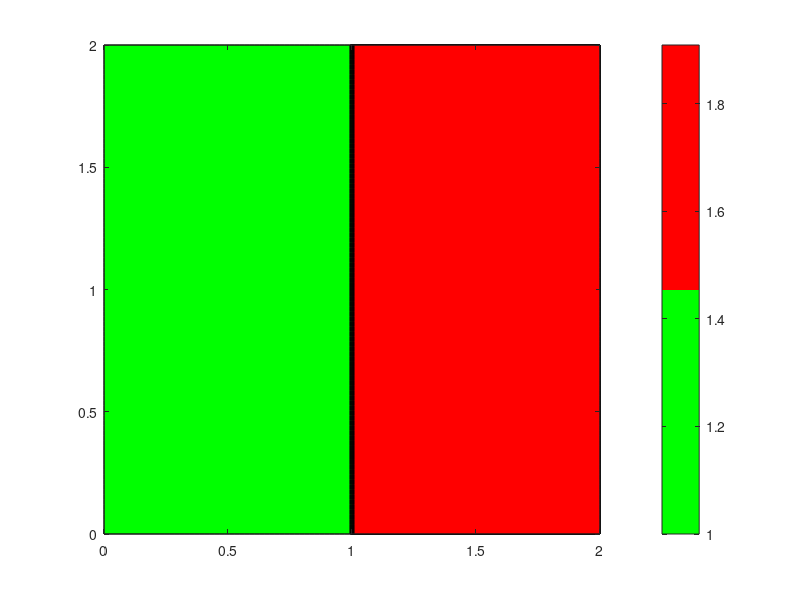

This figure's MATLAB source:
clc, clear, close all

points_x = [0, 2];
points_y = [0, 0];
interval = linspace(0, 2, 100);
[xGrid, yGrid] = meshgrid(interval, interval);
x = xGrid(:);
y = yGrid(:);
d1 = (x-points_x(1)).^2+(y-points_y(1)).^2;
d2 = (x-points_x(2)).^2+(y-points_y(2)).^2;
D = [d1, d2];
[~, idx] = min(D, [], 2);
contourf(xGrid, yGrid, ...
    reshape(idx, size(xGrid, 1), size(yGrid, 2)));
mymap = [0, 1, 0; 1, 0, 0];
colormap(mymap)
colorbar
